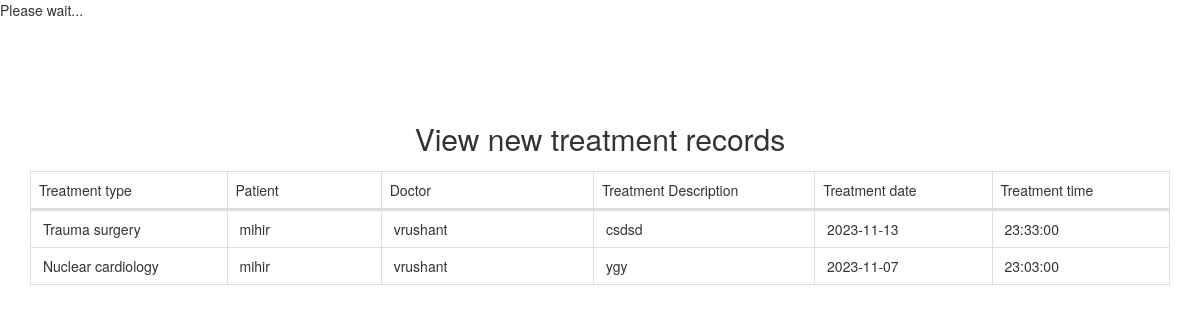
Screenshot of /php/viewtreatmentrecord.php with the database file from the repository.
### tables this page shows
CREATE TABLE `treatment_records` (
  `treatment_records_id` int(10) NOT NULL,
  `treatmentid` int(10) NOT NULL,
  `appointmentid` int(10) NOT NULL,
  `patientid` int(10) NOT NULL,
  `doctorid` int(10) NOT NULL,
  `treatment_description` text NOT NULL,
  `uploads` varchar(100) NOT NULL,
  `treatment_date` date NOT NULL,
  `treatment_time` time NOT NULL,
  `status` varchar(10) NOT NULL
);

CREATE TABLE `treatment` (
  `treatmentid` int(10) NOT NULL,
  `treatmenttype` varchar(25) NOT NULL,
  `treatment_cost` decimal(10,2) NOT NULL,
  `note` text NOT NULL,
  `status` varchar(10) NOT NULL
);

CREATE TABLE `patient` (
  `patientid` int(10) NOT NULL,
  `patientname` varchar(50) NOT NULL,
  `admissiondate` date NOT NULL,
  `admissiontime` time NOT NULL,
  `address` varchar(250) NOT NULL,
  `mobileno` varchar(15) NOT NULL,
  `city` varchar(25) NOT NULL,
  `pincode` varchar(20) NOT NULL DEFAULT '000000',
  `loginid` varchar(50) NOT NULL,
  `password` varchar(25) NOT NULL,
  `bloodgroup` varchar(20) NOT NULL,
  `gender` varchar(10) NOT NULL,
  `dob` date NOT NULL,
  `status` varchar(10) NOT NULL
);

CREATE TABLE `doctor` (
  `doctorid` int(10) NOT NULL,
  `doctorname` varchar(50) NOT NULL,
  `mobileno` varchar(15) NOT NULL,
  `departmentid` int(10) NOT NULL,
  `loginid` varchar(25) NOT NULL,
  `password` varchar(25) NOT NULL,
  `status` varchar(10) NOT NULL,
  `education` varchar(25) NOT NULL,
  `experience` float(11,1) NOT NULL,
  `consultancy_charge` float(10,2) NOT NULL
);

### php/viewtreatmentrecord.php (the view, shortened to what this page needs)
<?php
include("adformheader.php");
include("dbconnection.php");
?>
<div class="container-fluid">
  <div class="block-header">
    <h2 class="text-center">View new treatment records</h2>
  </div>
  <div class="card">
    <section class="container">
     <table class="table table-bordered table-striped table-hover js-basic-example dataTable">
     	<thead>
     		 <tr>
            <td width="71"	scope="col">Treatment type</td>
            <td width="52"	scope="col">Patient</td>
            <td width="78"	scope="col">Doctor</td>
            <td width="82"	scope="col">Treatment Description</td>
            <td width="43"	scope="col">Treatment date</td>
            <td width="43"	scope="col">Treatment time</td>
          </tr>
     	</thead>
        <tbody>
          <?php
		$sql ="SELECT * FROM treatment_records where status='Active'";
		$qsql = mysqli_query($con,$sql);
		while($rs = mysqli_fetch_array($qsql))
		{
			$sqlpat = "SELECT * FROM patient WHERE patientid='$rs[patientid]'";
			$qsqlpat = mysqli_query($con,$sqlpat);
			$rspat = mysqli_fetch_array($qsqlpat);
			$sqldoc= "SELECT * FROM doctor WHERE doctorid='$rs[doctorid]'";
			$qsqldoc = mysqli_query($con,$sqldoc);
			$rsdoc = mysqli_fetch_array($qsqldoc);
			$sqltreatment= "SELECT * FROM treatment WHERE treatmentid='$rs[treatmentid]'";
			$qsqltreatment = mysqli_query($con,$sqltreatment);
			$rstreatment = mysqli_fetch_array($qsqltreatment);
        echo "<tr>
          <td>&nbsp;$rstreatment[treatmenttype]</td>
		   <td>&nbsp;$rspat[patientname]</td>
		    <td>&nbsp;$rsdoc[doctorname]</td>
			<td>&nbsp;$rs[treatment_description]</td>
			 <td>&nbsp;$rs[treatment_date]</td>
			  <td>&nbsp;$rs[treatment_time]</td>";
       echo " </tr>";
		}
		?>
        </tbody>
      </table>
</section>
</div>
</div>
<?php
include("adformfooter.php");
?>

### rows the page displays
treatment_records: treatmentid.treatmenttype "Trauma surgery", patientid.patientname "mihir", doctorid.doctorname "vrushant", treatment_description "csdsd", treatment_date "2023-11-13", treatment_time "23:33:00"
treatment_records: treatmentid.treatmenttype "Nuclear cardiology", patientid.patientname "mihir", doctorid.doctorname "vrushant", treatment_description "ygy", treatment_date "2023-11-07", treatment_time "23:03:00"
